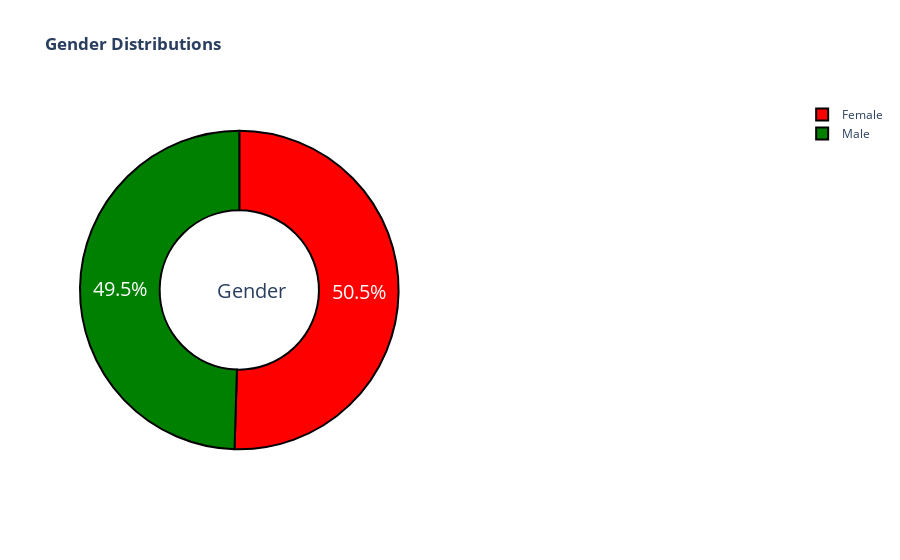

The cell this chart's notebook holds for it:
### Markdown cell above
churn distribution per the dataset;

We have an imbalanced data.(because there is an unequal distribution between people who churn and people who didnt churn)

No - 73.5% (people who did not churn were about 5174 out of 7043)

Yes - 26.5% (people who churned were about 1869 out of 7043)

### Code cell
fig = make_subplots(rows=1, cols=2, specs=[[{'type':'domain'}, {'type':'domain'}]])

fig.add_trace(go.Pie(labels = data['gender'].unique(), values = data['gender'].value_counts(), name ='Gender', 
                     marker_colors = ['red', 'green']), 1, 1)

fig.update_traces(hole=0.5, textfont_size=20, marker=dict(line=dict(color='black', width=2)))

fig.update_layout(
    title_text='<b>Gender Distributions<b>', 
    # Add annotations in the center of the donut pies.
    annotations=[dict(text='Gender', x=0.19, y=0.5, font_size=20, showarrow=False)])
iplot(fig)

### Figure 1 — Plotly figure (JSON) as saved in the notebook; plotly's stock layout.template omitted (floating-point values rounded to 4 significant figures)
{"data": [{"domain": {"x": [0, 0.45], "y": [0, 1]}, "hole": 0.5, "labels": ["Female", "Male"], "marker": {"colors": ["red", "green"], "line": {"color": "black", "width": 2}}, "name": "Gender", "textfont": {"size": 20}, "type": "pie", "values": [3555, 3488]}], "layout": {"annotations": [{"font": {"size": 20}, "showarrow": false, "text": "Gender", "x": 0.19, "y": 0.5}], "title": {"text": "<b>Gender Distributions<b>"}}}
